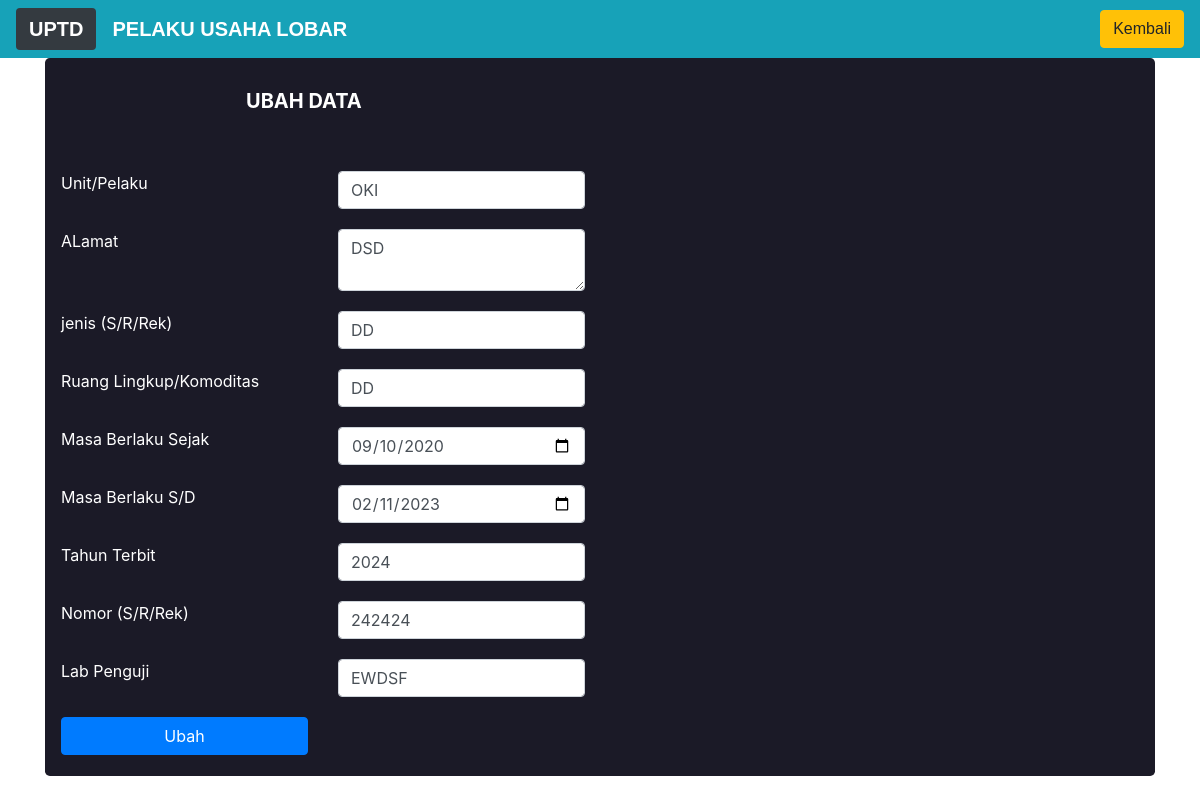
The page /ksbedit.php?nomor=9 on the database its author committed.
### tables this page shows
CREATE TABLE `ksb` (
  `nomor` int(50) NOT NULL,
  `unit` varchar(50) NOT NULL,
  `alamat` text NOT NULL,
  `jenis` varchar(50) NOT NULL,
  `rlk` varchar(50) NOT NULL,
  `mulai` date NOT NULL,
  `sampai` date NOT NULL,
  `tahun` int(20) NOT NULL,
  `rek` varchar(50) NOT NULL,
  `lab` varchar(50) NOT NULL
);

### ksbedit.php (the view, shortened to what this page needs)
<!DOCTYPE html>
<html>
<head>
	<link rel="stylesheet" href="css/bootstrap.css">
	<link rel="stylesheet" href="css/bootstrap.min.css">
  <link rel="stylesheet" type="text/css" href="css/editlobar.css">
</head>
<body style="background-image: url(css/q.png)">
<nav class="navbar navbar-expand-lg navbar-dark bg-info">
  <a class="navbar-brand btn bg-dark" href="#"><b>UPTD</b></a>
  <a class="navbar-brand" href="#"><b>PELAKU USAHA LOBAR</b></a>
  <div class="collapse navbar-collapse" id="navbarNav">
    <ul class="navbar-nav ml-auto">
	<li class="nav-item">
        <a class=" btn btn-warning " href="tampillobar.php">Kembali</a>
      </li>
    </ul>
  </div>
</nav>
	<div class="container">
    <div class="jumbotron">
    <h4> <b>UBAH DATA</b></h4>
      <div class="col-sm-6">
        <?php
        include "koneksi.php";
        $sql = $koneksi->query("SELECT * FROM ksb WHERE nomor=".$_GET['nomor']);
        $s = mysqli_fetch_array($sql);
        ?>
        <form action="ksbpedit.php" method="POST">
          <div class="row">
            <div class="col-sm-6">
              <label>Unit/Pelaku</label>
            </div>
            <div class="col-sm-6">
              <input type="text" name="unit" autofocus class="form-control" value="<?php echo $s['unit']?>">
            </div>
          </div>
          <div class="row">
            <div class="col-sm-6">
              <label>ALamat</label>
            </div>
            <div class="col-sm-6">
            <textarea name="alamat" class="form-control" value=""><?php echo $s['alamat']?></textarea>
            </div>
          </div>
          <div class="row">
            <div class="col-sm-6">
              <label>jenis (S/R/Rek)</label>
            </div>
            <div class="col-sm-6">
            <input type="text" name="jenis" class="form-control" value="<?php echo $s['jenis']?>">
            </div>
          </div>
          <div class="row">
            <div class="col-sm-6">
              <label>Ruang Lingkup/Komoditas</label>
            </div>
            <div class="col-sm-6">
            <input type="text" name="rlk" class="form-control" value="<?php echo $s['rlk']?>">
            </div>
          </div>
          <div class="row">
            <div class="col-sm-6">
              <label>Masa Berlaku Sejak</label>
            </div>
            <div class="col-sm-6">
            <input type="date" name="mulai" class="form-control"  value="<?php echo $s['mulai']?>">
            </div>
          </div>
          <div class="row">
            <div class="col-sm-6">
              <label>Masa Berlaku S/D</label>
            </div>
            <div class="col-sm-6">
            <input type="date" name="sampai" class="form-control" value="<?php echo $s['sampai']?>">
            </div>
          </div>
          <div class="row">
            <div class="col-sm-6">
              <label>Tahun Terbit</label>
            </div>
            <div class="col-sm-6">
            <input type="text" name="tahun" class="form-control" value="<?php echo $s['tahun']?>">
            </div>
          </div>
          <div class="row">
            <div class="col-sm-6">
              <label>Nomor (S/R/Rek)</label>
            </div>
            <div class="col-sm-6">
            <input type="text" name="rek" class="form-control" value="<?php echo $s['rek']?>">
            </div>
          </div>
          <div class="row">
            <div class="col-sm-6">
              <label>Lab Penguji</label>
            </div>
            <div class="col-sm-6">
            <input type="text" name="lab" class="form-control" value="<?php echo $s['lab']?>">
            </div>
          </div>
    <div class="row">
      <div class="col-sm-6">
     <button type="submit" class="btn btn-primary btn-block">Ubah</button>
          </div>
        </div>
    </form>
      </div>
</div>
</body>
</html>

### css/editlobar.css (style rules this page uses)
body { background-image:url(r.jpg) ; background-position: center; background-size: cover; height: 100vh; }
.row { margin-bottom: 20px; }
.jumbotron { padding:1px; background:rgb(27, 26, 39); color:white; }
nav { font-family: sans-serif; }
h4 { font-size: 20px; padding-top:30px; padding-bottom: 30px; padding-left: 200px; }

### rows shown on the page
ksb: unit "OKI", alamat "DSD", jenis "DD", rlk "DD", mulai "09/10/2020", sampai "02/11/2023", tahun "2024", rek "242424", lab "EWDSF"
